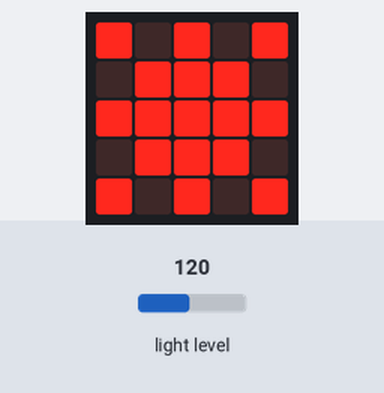
Simulated run of this program. Board: BBC micro:bit (MakeCode). Shown: the board's 5×5 LED display. The inputs (shaded band) are chosen by the test bench; at power-on: light level 120.

Above: at 1.2 s.
1.3 s: light level set to 104
2.8 s: light level set to 96
At 4.1 s:
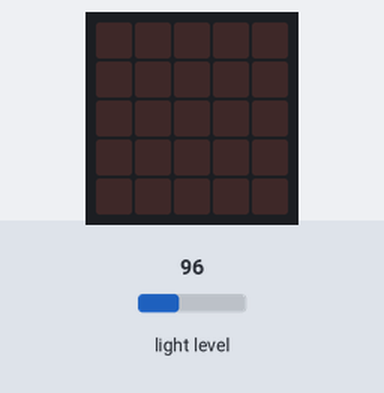
4.4 s: light level set to 128
At 5.6 s:
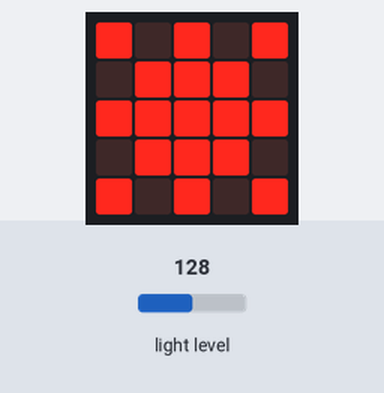
5.9 s: light level set to 5
At 7.4 s:
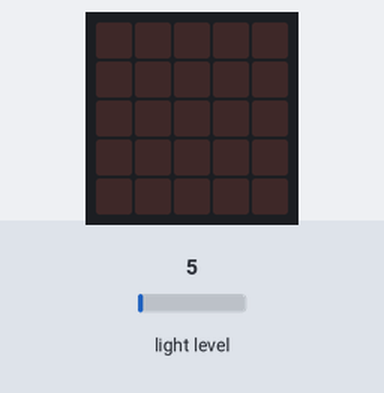
Timing chart, 0 to 8.5 s (numbered marks = the images above; inputs shaded):
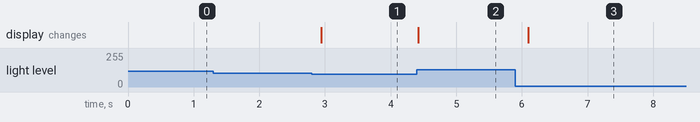

The program:

main.ts
```typescript
basic.forever(function () {
    if (input.lightLevel() > 100) {
        basic.showLeds(`
            # . # . #
            . # # # .
            # # # # #
            . # # # .
            # . # . #
            `)
    } else {
        basic.clearScreen()
    }
})
```

test.ts
```typescript
// aquí va el archivo "tests"; esto no se compilará cuando este paquete se utilice como una extensión.
```

Measured:
- the behaviour switches between 101 and 100 on light level (found by bisection; images 0 and 1)
- after the input at 1.3 s, every drawn part: stays the same
- after the input at 2.8 s, the display: changes after 0.14 s (image 1)
- after the input at 4.4 s, the display: changes at once (image 2)
- after the input at 5.9 s, the display: changes after 0.20 s (image 3)
